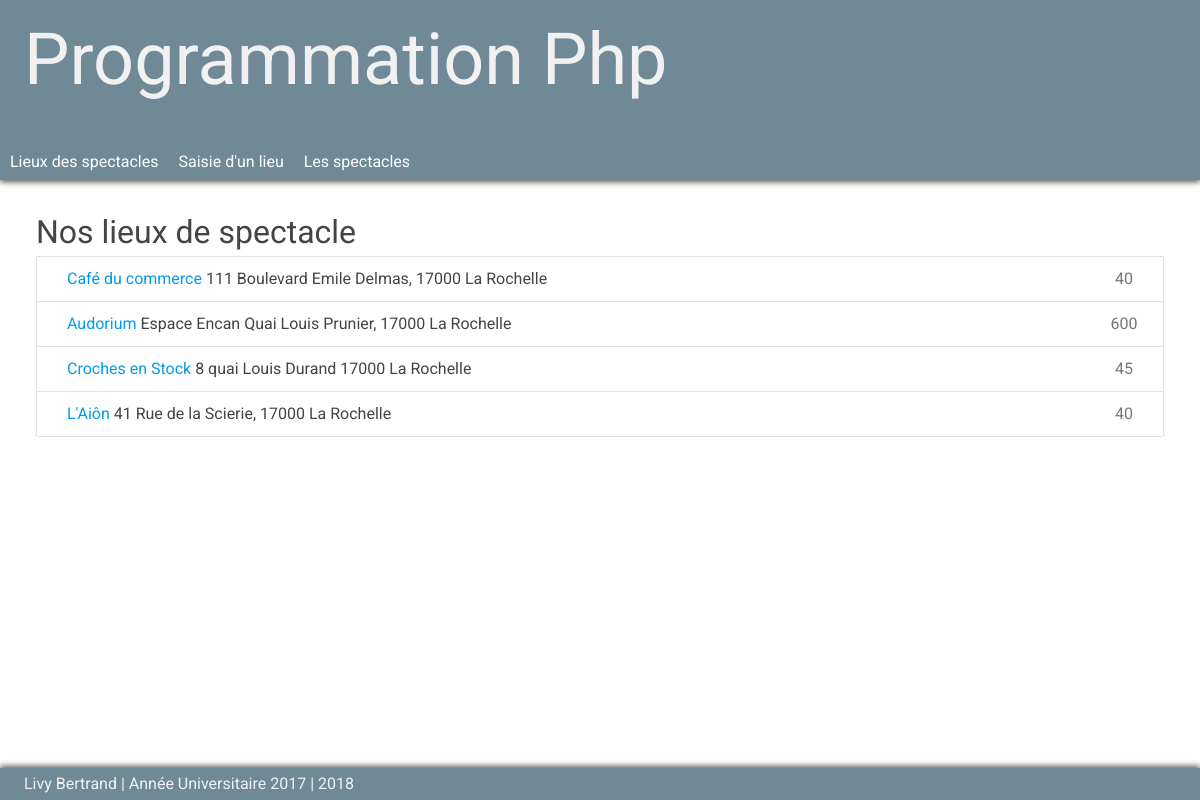
The page / on the database its author committed.
### tables this page shows
CREATE TABLE IF NOT EXISTS `php_lieux` (
  `numero` int(11) NOT NULL AUTO_INCREMENT,
  `adresse` varchar(50) NOT NULL,
  `nom` varchar(30) NOT NULL,
  `nb_places` int(11) NOT NULL,
  `image` varchar(100),
  PRIMARY KEY (`numero`)
);

### index.php (the view, shortened to what this page needs)
<?php
    $pdo = connexionBd();
    $sql_requette = 'SELECT *
                    FROM php_lieux
                    WHERE 1 = 1' ;
    $requete = $pdo->prepare($sql_requette);
    $requete->execute() ;
    $resultats = $requete->fetchAll(PDO::FETCH_OBJ);
?>
<!DOCTYPE html>
<html>
<?php
    include('elements/head.inc.php');
?>
   <body>
    <header>
        <h1>Programmation Php</h1>
      <?php include('elements/menu.inc.php') ; ?>
    </header>
    <section id="corps">
        <header><h2>Nos lieux de spectacle</h2></header>
        <main>
            <article>
            <?php if(isset($resultats)) { ?>
                <ul class="collection with-header">
                <?php foreach($resultats as $resultat): ?>
                    <li class="collection-item">
                        <a href="lieux.php?id=<?=$resultat->numero;?>"><?=$resultat->nom ?></a>   <?= $resultat->adresse ?>
                        <span class="badge"><?=$resultat->nb_places ?></span>
                    </li>
                <?php endforeach ?>
                </ul>
            <?php } else { ?>
                <p class="alert alert-warning">Problème d'accès à la base de données</p>
            <?php } ?>
            </article>
        </main>
    </section>
     <?php include('elements/footer.inc.php') ; ?>
</body>
</html>

### css/styles.css (style rules this page uses)
#corps { display: flex ; flex-direction: row ; flex-wrap: wrap ; margin-top: 15vw; margin-bottom: 2em; }
#corps > header { flex: 100% ; }
#corps > main { flex: 2 ; min-width: 300px ; }
body > header { position: fixed ; top: 0 ; left: 0 ; width: 100% ; height: 15vw; font-size: 3vw ; opacity: 0.9 ; }
body > header h1 { font-size: 2em ; margin-bottom: 0.5em ; }
body { font-family: roboto, 'Open Sans', sans-serif; color: #444444; }
body > header { background-color: #607d8b; color: #f0f0f0; padding: 2vw 2vw 0 2vw; box-shadow: 0 2px 6px #444444; }
#corps { padding: 3vw ; }
#corps header h2 { font-size: 2em ; }
article { line-height: 1.3; text-align: justify ; }
article ul { list-style-position: outside; padding: 5px 0 5px 30px ; }
article ul.collection { padding: 0 ; }
article li { padding-bottom: 5px ; list-style-type: circle; }
article li.collection-item { list-style-type: none; transition: all ease 0.5s ; }

### rows shown on the page
php_lieux: nom "Café du commerce", adresse "111 Boulevard Emile Delmas, 17000 La Rochelle", nb_places "40"
php_lieux: nom "Audorium", adresse "Espace Encan Quai Louis Prunier, 17000 La Rochelle", nb_places "600"
php_lieux: nom "Croches en Stock", adresse "8 quai Louis Durand 17000 La Rochelle", nb_places "45"
php_lieux: nom "L'Aiôn", adresse "41 Rue de la Scierie, 17000 La Rochelle", nb_places "40"
